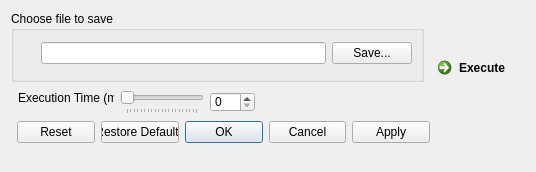
<?xml version="1.0" encoding="UTF-8"?>
<ui version="4.0">
 <class>WriteMatrix</class>
 <widget class="QDialog" name="WriteMatrix">
  <property name="geometry">
   <rect>
    <x>0</x>
    <y>0</y>
    <width>536</width>
    <height>172</height>
   </rect>
  </property>
  <property name="windowTitle">
   <string>Dialog</string>
  </property>
  <widget class="QDialogButtonBox" name="buttonBox">
   <property name="geometry">
    <rect>
     <x>17</x>
     <y>121</y>
     <width>413</width>
     <height>23</height>
    </rect>
   </property>
   <property name="orientation">
    <enum>Qt::Horizontal</enum>
   </property>
   <property name="standardButtons">
    <set>QDialogButtonBox::Apply|QDialogButtonBox::Cancel|QDialogButtonBox::Ok|QDialogButtonBox::Reset|QDialogButtonBox::RestoreDefaults</set>
   </property>
   <property name="centerButtons">
    <bool>false</bool>
   </property>
  </widget>
  <widget class="QGroupBox" name="groupBox">
   <property name="geometry">
    <rect>
     <x>11</x>
     <y>11</y>
     <width>413</width>
     <height>71</height>
    </rect>
   </property>
   <property name="title">
    <string>Choose file to save</string>
   </property>
   <widget class="QWidget" name="layoutWidget">
    <property name="geometry">
     <rect>
      <x>30</x>
      <y>30</y>
      <width>371</width>
      <height>25</height>
     </rect>
    </property>
    <layout class="QHBoxLayout" name="horizontalLayout">
     <item>
      <widget class="QLineEdit" name="fileNameLineEdit_">
       <property name="dragEnabled">
        <bool>false</bool>
       </property>
       <property name="readOnly">
        <bool>true</bool>
       </property>
      </widget>
     </item>
     <item>
      <widget class="QPushButton" name="saveFileButton_">
       <property name="text">
        <string>Save...</string>
       </property>
       <property name="checkable">
        <bool>false</bool>
       </property>
      </widget>
     </item>
    </layout>
   </widget>
  </widget>
  <widget class="QLabel" name="executionTimeLabel_">
   <property name="geometry">
    <rect>
     <x>18</x>
     <y>90</y>
     <width>96</width>
     <height>16</height>
    </rect>
   </property>
   <property name="text">
    <string>Execution Time (ms)</string>
   </property>
  </widget>
  <widget class="QSpinBox" name="executionTimeSpinBox_">
   <property name="geometry">
    <rect>
     <x>210</x>
     <y>92</y>
     <width>45</width>
     <height>20</height>
    </rect>
   </property>
   <property name="readOnly">
    <bool>false</bool>
   </property>
   <property name="maximum">
    <number>5000</number>
   </property>
  </widget>
  <widget class="QSlider" name="executionTimeHorizontalSlider_">
   <property name="geometry">
    <rect>
     <x>120</x>
     <y>90</y>
     <width>84</width>
     <height>24</height>
    </rect>
   </property>
   <property name="maximum">
    <number>5000</number>
   </property>
   <property name="singleStep">
    <number>10</number>
   </property>
   <property name="pageStep">
    <number>250</number>
   </property>
   <property name="orientation">
    <enum>Qt::Horizontal</enum>
   </property>
   <property name="tickPosition">
    <enum>QSlider::TicksBelow</enum>
   </property>
  </widget>
  <widget class="QCommandLinkButton" name="executeButton_">
   <property name="geometry">
    <rect>
     <x>430</x>
     <y>50</y>
     <width>185</width>
     <height>41</height>
    </rect>
   </property>
   <property name="text">
    <string>Execute</string>
   </property>
  </widget>
 </widget>
 <resources/>
 <connections>
  <connection>
   <sender>buttonBox</sender>
   <signal>accepted()</signal>
   <receiver>WriteMatrix</receiver>
   <slot>accept()</slot>
   <hints>
    <hint type="sourcelabel">
     <x>248</x>
     <y>254</y>
    </hint>
    <hint type="destinationlabel">
     <x>157</x>
     <y>274</y>
    </hint>
   </hints>
  </connection>
  <connection>
   <sender>buttonBox</sender>
   <signal>rejected()</signal>
   <receiver>WriteMatrix</receiver>
   <slot>reject()</slot>
   <hints>
    <hint type="sourcelabel">
     <x>316</x>
     <y>260</y>
    </hint>
    <hint type="destinationlabel">
     <x>286</x>
     <y>274</y>
    </hint>
   </hints>
  </connection>
  <connection>
   <sender>executionTimeHorizontalSlider_</sender>
   <signal>valueChanged(int)</signal>
   <receiver>executionTimeSpinBox_</receiver>
   <slot>setValue(int)</slot>
   <hints>
    <hint type="sourcelabel">
     <x>242</x>
     <y>25</y>
    </hint>
    <hint type="destinationlabel">
     <x>400</x>
     <y>25</y>
    </hint>
   </hints>
  </connection>
  <connection>
   <sender>executionTimeSpinBox_</sender>
   <signal>valueChanged(int)</signal>
   <receiver>executionTimeHorizontalSlider_</receiver>
   <slot>setValue(int)</slot>
   <hints>
    <hint type="sourcelabel">
     <x>400</x>
     <y>25</y>
    </hint>
    <hint type="destinationlabel">
     <x>242</x>
     <y>25</y>
    </hint>
   </hints>
  </connection>
 </connections>
</ui>
